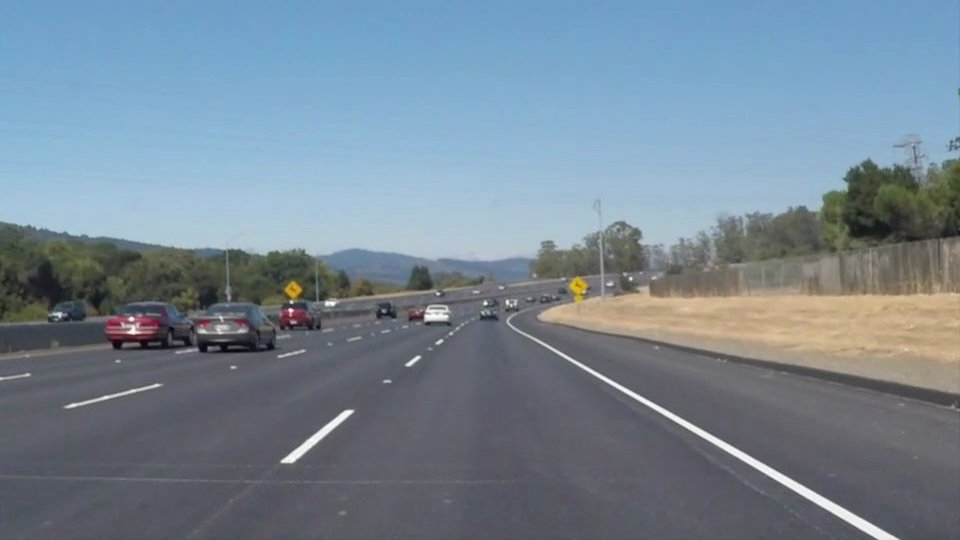
#> input picture 20240408_作業四/highway.jpg, 960 x 540 px
$ jupyter execute hw4.ipynb
#> lines starting #> are read from the running program, lines starting #| are printed output that depends on the picture
# 112學年度 第二學期 電腦視覺與多媒體檢索

# 第三組 作業三 code

## 繳交日期 2024 / 03 / 20

    座號 ｜   姓名   | 投入程度
    020   吳政葶（組長）  100%
    021    洪翊婕        100%
    018    陳筱晴        100%
    019    周萬鈞        100%
    028    梁國權        100%
    002    李欣宇        100%
    035    阮昕樺        100%

## 1. 讀影像 highway.jpg 並畫出(呈現)影像

[cell 1]
import cv2
import matplotlib.pyplot as plt
import numpy as np


highway = cv2.imread("highway.jpg")
#> highway is the input picture: shape (540, 960, 3); mean B, G, R 148.1, 134.5, 118.5
highway = cv2.cvtColor(highway, cv2.COLOR_BGR2RGB)

plt.figure()
plt.imshow(highway)
plt.show()

## 2. 對影像 highway.jpg 的 RGB 三個頻道分別畫出長條圖,顏色分別用 red, green, blue,依序畫(呈現)於同一列,輸出形式如下圖(注意這是採不同輸入影像的結果)

[cell 2]
import cv2
import numpy as np
import matplotlib.pyplot as plt
img = cv2.imread("highway.jpg")
img = cv2.cvtColor(img, cv2.COLOR_BGR2RGB)

bimg, gimg, rimg = cv2.split(img) # 分離 B、G、R 通道
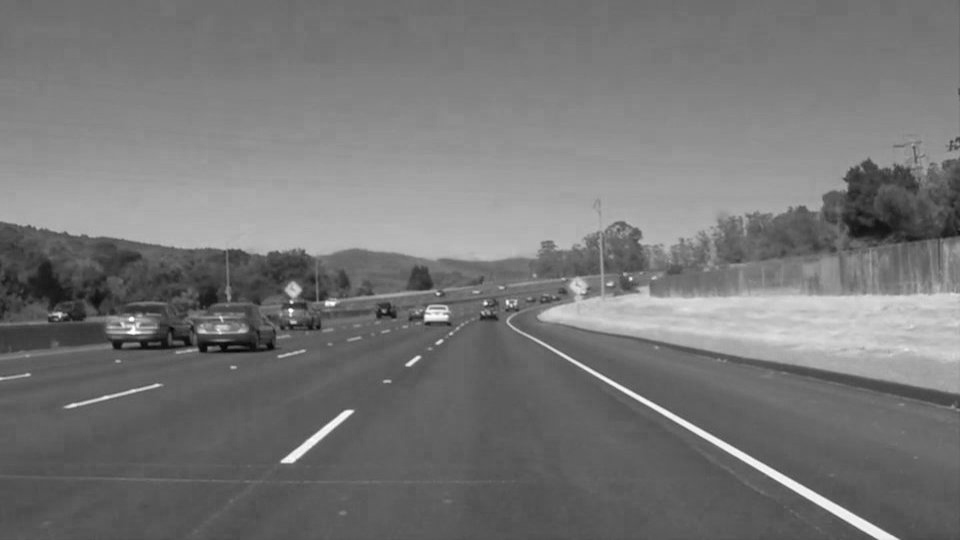
#> bimg: shape (540, 960); min 6, max 255, mean 118.5
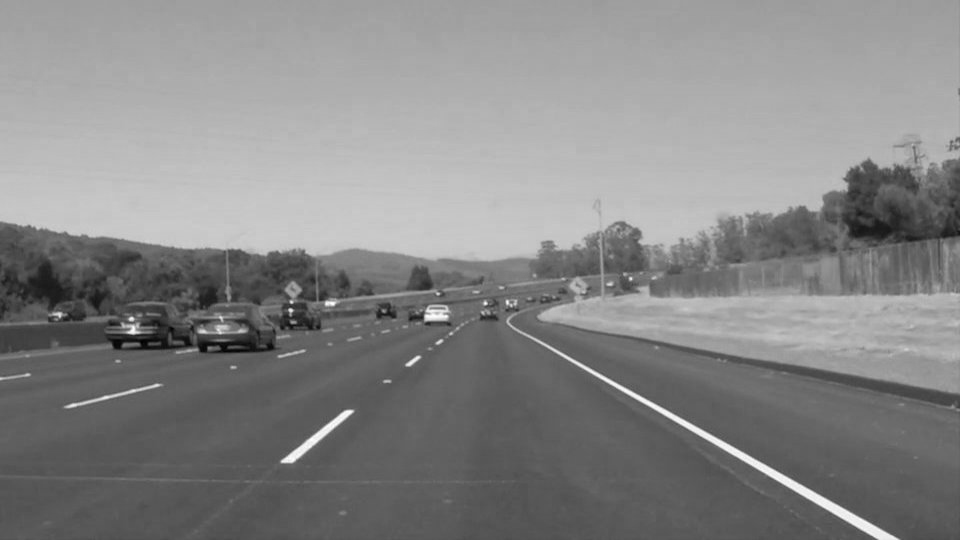
#> gimg: shape (540, 960); min 0, max 255, mean 134.5
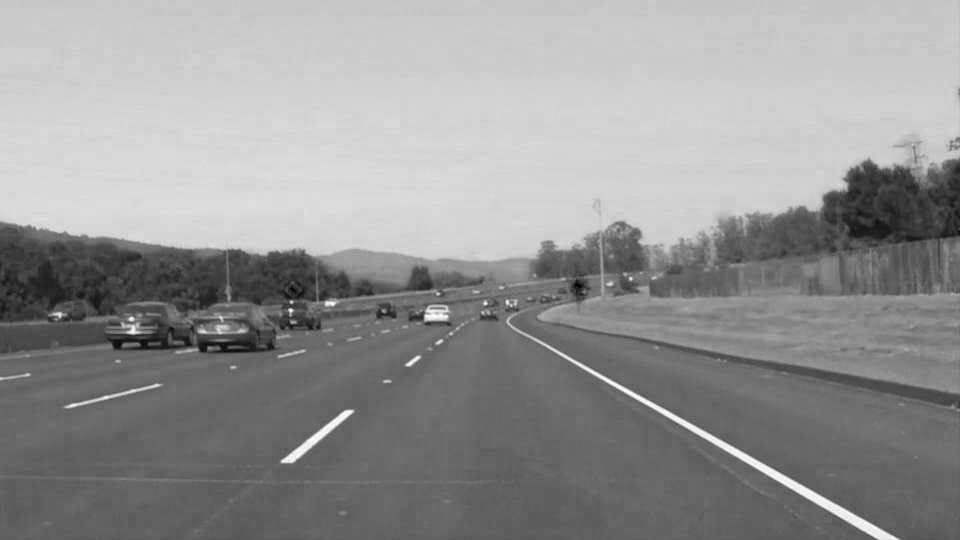
#> rimg: shape (540, 960); min 0, max 255, mean 148.1
#bimg, gimg, rimg = img[:,:,0], img[:,:,1], img[:,:,2]
width, height, thickness = img.shape
#> width = 540; height = 960; thickness = 3
reshaped_rimg = rimg.reshape(width*height)
reshaped_gimg = gimg.reshape(width*height)
reshaped_bimg = bimg.reshape(width*height)
images = [reshaped_rimg, reshaped_gimg, reshaped_bimg]
titles = ['red', 'green', 'blue']
colors = ('r','g', 'b')
for i, col in enumerate(colors):
  plt.subplot(1,3,i+1)
  plt.hist(images[i], bins=256, color=col)
  plt.title(titles[i])
  plt.xticks([]),plt.yticks([])
plt.show()
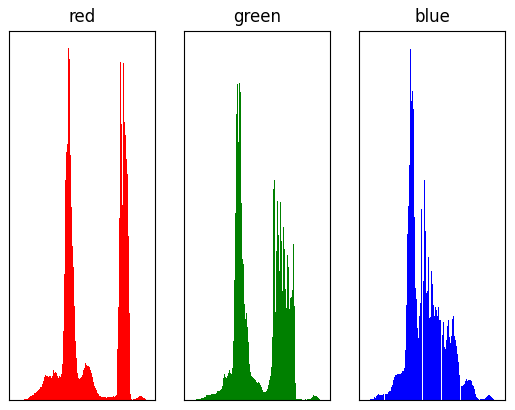
#> figure drawn by matplotlib, 3 panels

## 3. 對影像 highway.jpg 的 RGB 三個頻道分別畫出分布圖,依序畫(呈現)於同一列,顏色分別用 red, green, blue.輸出形式如下圖例(注意這是採不同輸入影像的結果)

[cell 3]
#for Loop + enumerate簡潔編碼(version 1)
r, g, b = img[:,:,0], img[:,:,1], img[:,:,2]
images = [r, g, b]
color= ('r','g', 'b')
lab=("red", "green", "blue")
for i, col in enumerate(color):
  hist = cv2.calcHist([images[i]], [0], None, [256], [0,256])
  plt.subplot(1,3,i+1)
  plt.plot(hist, color=col)
plt.show()
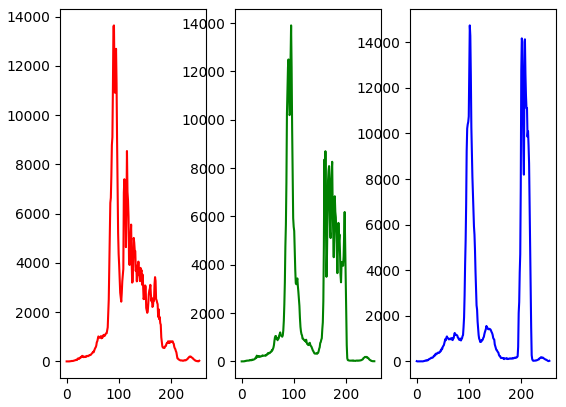
#> figure drawn by matplotlib, 3 panels; panel 1: curve peaks at x = 91, y = 13643; panel 2: curve peaks at x = 95, y = 13903; panel 3: curve peaks at x = 102, y = 14739

[cell 4]
color = ('r','g','b')
titles = ('red', 'green','blue')
for i,col in enumerate(color):
  hist = cv2.calcHist([images[i]],[0], None, [256],[0,256])
  plt.subplot(1,3,i+1)
  plt.plot(hist, color=col)
  plt.title(titles[i])
  plt.xticks([]),plt.yticks([])
plt.show()
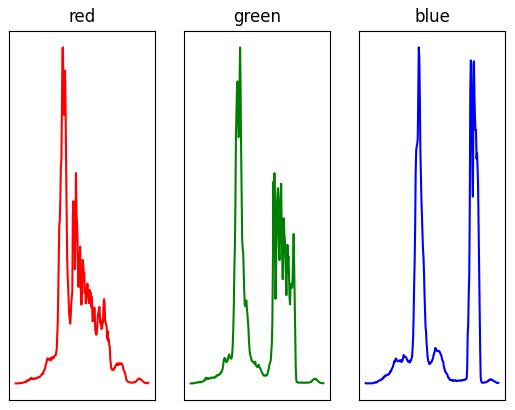
#> figure drawn by matplotlib, 3 panels

## 4. 請列印出 R channel 在數值 102 的頻率, G channel 在數值 95 的頻率, B channel 在數值 87 的頻率

[cell 5]
import cv2
import numpy as np
import matplotlib.pyplot as plt

img = cv2.imread("highway.jpg")
img = cv2.cvtColor(img, cv2.COLOR_BGR2RGB)


bimg, gimg, rimg = cv2.split(img)

# 使用列表來存儲各通道的圖像和顏色標籤
images = [rimg, gimg, bimg]
colors = ('r', 'g', 'b')
labels = ("red", "green", "blue")
target_values = [102, 95, 87]  # 分別對應 R、G、B 通道的目標數值

# 計算並顯示直方圖
for i, color in enumerate(colors):
    hist = cv2.calcHist([images[i]], [0], None, [256], [0,256])
    plt.subplot(1, 3, i+1)
    plt.plot(hist, color=color)
    plt.title(f"{labels[i]} channel")

    # 取得並列印特定數值的頻率
    freq = hist[target_values[i]][0]
    print(f"{labels[i]} channel at value {target_values[i]} has frequency: {freq}")
#> this loop made 3 passes
#> freq on passes 1 to 3: 14739, 13903, 8784
#| red channel at value 102 has frequency: 14739.0
#| green channel at value 95 has frequency: 13903.0
#| blue channel at value 87 has frequency: 8784.0

plt.show()
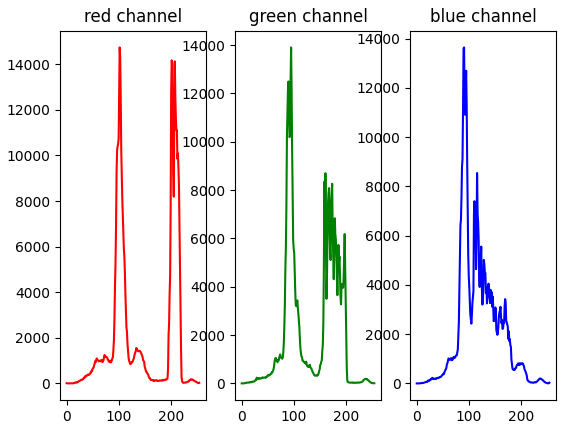
#> figure drawn by matplotlib, 3 panels; panel 1: curve peaks at x = 102, y = 14739; panel 2: curve peaks at x = 95, y = 13903; panel 3: curve peaks at x = 91, y = 13643
